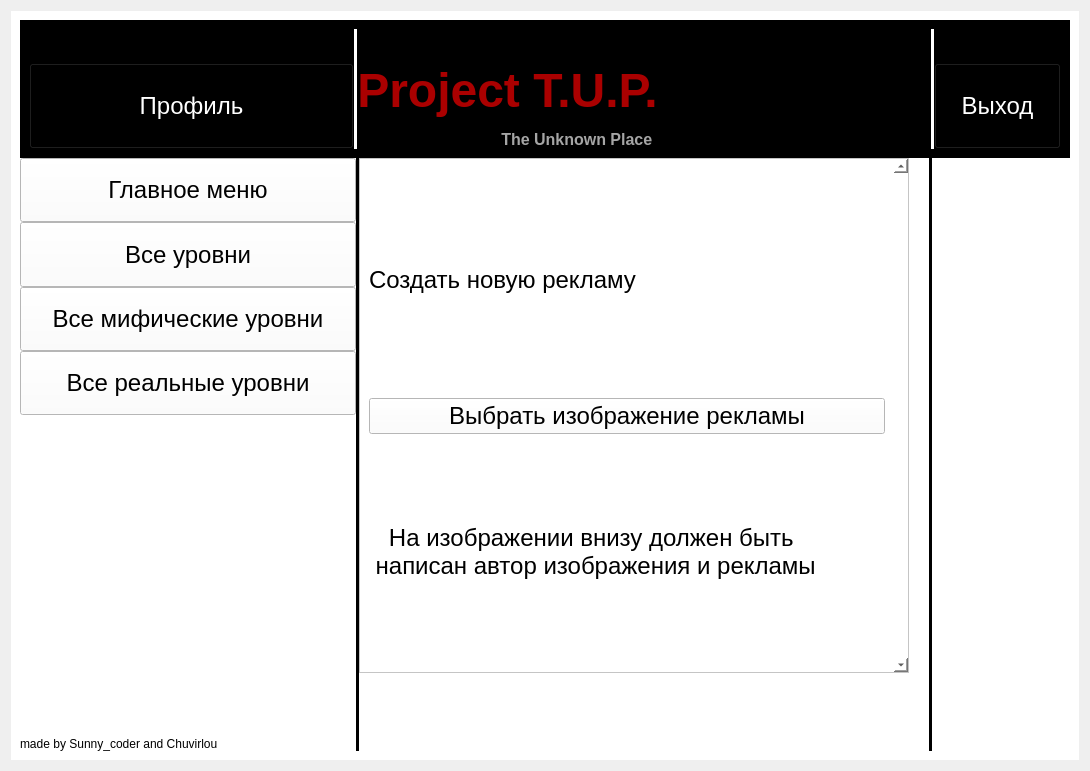
<?xml version="1.0" encoding="UTF-8"?>
<ui version="4.0">
 <class>Form</class>
 <widget class="QWidget" name="Form">
  <property name="geometry">
   <rect>
    <x>0</x>
    <y>0</y>
    <width>1090</width>
    <height>771</height>
   </rect>
  </property>
  <property name="windowTitle">
   <string>Form</string>
  </property>
  <layout class="QGridLayout" name="gridLayout_2">
   <property name="spacing">
    <number>0</number>
   </property>
   <item row="0" column="0">
    <widget class="QWidget" name="gridWidget" native="true">
     <property name="styleSheet">
      <string notr="true">background-color: rgb(255, 255, 255);</string>
     </property>
     <layout class="QGridLayout" name="gridLayout">
      <property name="spacing">
       <number>0</number>
      </property>
      <item row="3" column="1" colspan="2">
       <widget class="QPushButton" name="all_myth_levels">
        <property name="sizePolicy">
         <sizepolicy hsizetype="Expanding" vsizetype="Expanding">
          <horstretch>0</horstretch>
          <verstretch>0</verstretch>
         </sizepolicy>
        </property>
        <property name="font">
         <font>
          <pointsize>18</pointsize>
         </font>
        </property>
        <property name="text">
         <string>Все мифические уровни</string>
        </property>
       </widget>
      </item>
      <item row="7" column="8">
       <spacer name="verticalSpacer_10">
        <property name="orientation">
         <enum>Qt::Vertical</enum>
        </property>
        <property name="sizeHint" stdset="0">
         <size>
          <width>20</width>
          <height>40</height>
         </size>
        </property>
       </spacer>
      </item>
      <item row="1" column="3" rowspan="10">
       <widget class="Line" name="line">
        <property name="styleSheet">
         <string notr="true">border: 1px black;
border-style: inset;
background-color: rgb(0, 0, 0);</string>
        </property>
        <property name="frameShadow">
         <enum>QFrame::Sunken</enum>
        </property>
        <property name="lineWidth">
         <number>0</number>
        </property>
        <property name="midLineWidth">
         <number>5</number>
        </property>
        <property name="orientation">
         <enum>Qt::Vertical</enum>
        </property>
       </widget>
      </item>
      <item row="9" column="6">
       <spacer name="horizontalSpacer">
        <property name="orientation">
         <enum>Qt::Horizontal</enum>
        </property>
        <property name="sizeHint" stdset="0">
         <size>
          <width>40</width>
          <height>20</height>
         </size>
        </property>
       </spacer>
      </item>
      <item row="0" column="0" colspan="11">
       <widget class="QWidget" name="gridWidget" native="true">
        <property name="styleSheet">
         <string notr="true">background-color: rgb(0, 0, 0);</string>
        </property>
        <layout class="QGridLayout" name="gridLayout_3">
         <property name="spacing">
          <number>0</number>
         </property>
         <item row="1" column="2">
          <spacer name="horizontalSpacer_8">
           <property name="orientation">
            <enum>Qt::Horizontal</enum>
           </property>
           <property name="sizeHint" stdset="0">
            <size>
             <width>40</width>
             <height>20</height>
            </size>
           </property>
          </spacer>
         </item>
         <item row="2" column="6">
          <spacer name="horizontalSpacer_10">
           <property name="orientation">
            <enum>Qt::Horizontal</enum>
           </property>
           <property name="sizeType">
            <enum>QSizePolicy::Expanding</enum>
           </property>
           <property name="sizeHint" stdset="0">
            <size>
             <width>40</width>
             <height>20</height>
            </size>
           </property>
          </spacer>
         </item>
         <item row="2" column="7">
          <spacer name="verticalSpacer_2">
           <property name="orientation">
            <enum>Qt::Vertical</enum>
           </property>
           <property name="sizeHint" stdset="0">
            <size>
             <width>20</width>
             <height>40</height>
            </size>
           </property>
          </spacer>
         </item>
         <item row="2" column="8">
          <spacer name="horizontalSpacer_12">
           <property name="orientation">
            <enum>Qt::Horizontal</enum>
           </property>
           <property name="sizeHint" stdset="0">
            <size>
             <width>40</width>
             <height>20</height>
            </size>
           </property>
          </spacer>
         </item>
         <item row="1" column="0">
          <spacer name="horizontalSpacer_9">
           <property name="orientation">
            <enum>Qt::Horizontal</enum>
           </property>
           <property name="sizeHint" stdset="0">
            <size>
             <width>40</width>
             <height>20</height>
            </size>
           </property>
          </spacer>
         </item>
         <item row="2" column="5">
          <widget class="QLabel" name="label">
           <property name="styleSheet">
            <string notr="true">font: 28pt &quot;Times New Roman&quot;;</string>
           </property>
           <property name="text">
            <string>&lt;html&gt;&lt;head/&gt;&lt;body&gt;&lt;p align=&quot;center&quot;&gt;&lt;span style=&quot; font-size:36pt; font-weight:600; color:#aa0000&quot;&gt;Project T.U.P.&lt;/span&gt;&lt;/p&gt;&lt;p align=&quot;center&quot;&gt;&lt;span style=&quot; font-size:12pt; font-weight:600; color:#000000;&quot;&gt;--------------------------&lt;/span&gt;&lt;span style=&quot; font-size:12pt; font-weight:600; color:#a5a5a5&quot;&gt;The Unknown Place&lt;/span&gt;&lt;/p&gt;&lt;/body&gt;&lt;/html&gt;</string>
           </property>
          </widget>
         </item>
         <item row="0" column="0">
          <widget class="QLabel" name="label_3">
           <property name="text">
            <string>made by Sunny_coder and Chuvirlou</string>
           </property>
          </widget>
         </item>
         <item row="2" column="10">
          <widget class="QPushButton" name="exit">
           <property name="sizePolicy">
            <sizepolicy hsizetype="Expanding" vsizetype="Expanding">
             <horstretch>0</horstretch>
             <verstretch>0</verstretch>
            </sizepolicy>
           </property>
           <property name="font">
            <font>
             <pointsize>18</pointsize>
             <weight>50</weight>
             <bold>false</bold>
             <kerning>true</kerning>
            </font>
           </property>
           <property name="styleSheet">
            <string notr="true">color: rgb(255, 255, 255);</string>
           </property>
           <property name="text">
            <string>Выход</string>
           </property>
          </widget>
         </item>
         <item row="2" column="0" colspan="3">
          <widget class="QPushButton" name="profil">
           <property name="sizePolicy">
            <sizepolicy hsizetype="Expanding" vsizetype="Expanding">
             <horstretch>0</horstretch>
             <verstretch>0</verstretch>
            </sizepolicy>
           </property>
           <property name="font">
            <font>
             <pointsize>18</pointsize>
            </font>
           </property>
           <property name="styleSheet">
            <string notr="true">color: rgb(255, 255, 255);</string>
           </property>
           <property name="text">
            <string>Профиль</string>
           </property>
          </widget>
         </item>
         <item row="1" column="10">
          <spacer name="horizontalSpacer_11">
           <property name="orientation">
            <enum>Qt::Horizontal</enum>
           </property>
           <property name="sizeHint" stdset="0">
            <size>
             <width>40</width>
             <height>20</height>
            </size>
           </property>
          </spacer>
         </item>
         <item row="0" column="3" rowspan="3">
          <widget class="Line" name="line_4">
           <property name="styleSheet">
            <string notr="true">border: 1px white;
border-style: inset;
background-color: rgb(255, 255, 255);</string>
           </property>
           <property name="lineWidth">
            <number>0</number>
           </property>
           <property name="midLineWidth">
            <number>10</number>
           </property>
           <property name="orientation">
            <enum>Qt::Vertical</enum>
           </property>
          </widget>
         </item>
         <item row="0" column="9" rowspan="3">
          <widget class="Line" name="line_3">
           <property name="styleSheet">
            <string notr="true">border: 1px white;
border-style: inset;
background-color: rgb(255, 255, 255);</string>
           </property>
           <property name="lineWidth">
            <number>0</number>
           </property>
           <property name="midLineWidth">
            <number>10</number>
           </property>
           <property name="orientation">
            <enum>Qt::Vertical</enum>
           </property>
          </widget>
         </item>
        </layout>
       </widget>
      </item>
      <item row="6" column="8">
       <spacer name="verticalSpacer_8">
        <property name="orientation">
         <enum>Qt::Vertical</enum>
        </property>
        <property name="sizeHint" stdset="0">
         <size>
          <width>20</width>
          <height>40</height>
         </size>
        </property>
       </spacer>
      </item>
      <item row="9" column="5">
       <spacer name="horizontalSpacer_7">
        <property name="orientation">
         <enum>Qt::Horizontal</enum>
        </property>
        <property name="sizeHint" stdset="0">
         <size>
          <width>40</width>
          <height>20</height>
         </size>
        </property>
       </spacer>
      </item>
      <item row="1" column="1" colspan="2">
       <widget class="QPushButton" name="main_menu">
        <property name="sizePolicy">
         <sizepolicy hsizetype="Expanding" vsizetype="Expanding">
          <horstretch>0</horstretch>
          <verstretch>0</verstretch>
         </sizepolicy>
        </property>
        <property name="font">
         <font>
          <pointsize>18</pointsize>
         </font>
        </property>
        <property name="styleSheet">
         <string notr="true">border-color: rgb(255, 255, 255);</string>
        </property>
        <property name="text">
         <string>Главное меню</string>
        </property>
       </widget>
      </item>
      <item row="9" column="2">
       <spacer name="horizontalSpacer_2">
        <property name="orientation">
         <enum>Qt::Horizontal</enum>
        </property>
        <property name="sizeHint" stdset="0">
         <size>
          <width>40</width>
          <height>20</height>
         </size>
        </property>
       </spacer>
      </item>
      <item row="5" column="8">
       <spacer name="verticalSpacer_9">
        <property name="orientation">
         <enum>Qt::Vertical</enum>
        </property>
        <property name="sizeHint" stdset="0">
         <size>
          <width>20</width>
          <height>40</height>
         </size>
        </property>
       </spacer>
      </item>
      <item row="10" column="1">
       <widget class="QLabel" name="label_2">
        <property name="text">
         <string>made by Sunny_coder and Chuvirlou</string>
        </property>
       </widget>
      </item>
      <item row="9" column="10">
       <spacer name="horizontalSpacer_3">
        <property name="orientation">
         <enum>Qt::Horizontal</enum>
        </property>
        <property name="sizeHint" stdset="0">
         <size>
          <width>40</width>
          <height>20</height>
         </size>
        </property>
       </spacer>
      </item>
      <item row="9" column="8">
       <spacer name="verticalSpacer_6">
        <property name="orientation">
         <enum>Qt::Vertical</enum>
        </property>
        <property name="sizeHint" stdset="0">
         <size>
          <width>20</width>
          <height>40</height>
         </size>
        </property>
       </spacer>
      </item>
      <item row="9" column="4">
       <spacer name="horizontalSpacer_4">
        <property name="orientation">
         <enum>Qt::Horizontal</enum>
        </property>
        <property name="sizeHint" stdset="0">
         <size>
          <width>40</width>
          <height>20</height>
         </size>
        </property>
       </spacer>
      </item>
      <item row="1" column="10" rowspan="8">
       <widget class="QLabel" name="ad_image">
        <property name="text">
         <string/>
        </property>
       </widget>
      </item>
      <item row="9" column="7">
       <spacer name="horizontalSpacer_5">
        <property name="orientation">
         <enum>Qt::Horizontal</enum>
        </property>
        <property name="sizeHint" stdset="0">
         <size>
          <width>40</width>
          <height>20</height>
         </size>
        </property>
       </spacer>
      </item>
      <item row="8" column="8">
       <spacer name="verticalSpacer">
        <property name="orientation">
         <enum>Qt::Vertical</enum>
        </property>
        <property name="sizeHint" stdset="0">
         <size>
          <width>20</width>
          <height>40</height>
         </size>
        </property>
       </spacer>
      </item>
      <item row="9" column="1">
       <spacer name="horizontalSpacer_6">
        <property name="orientation">
         <enum>Qt::Horizontal</enum>
        </property>
        <property name="sizeHint" stdset="0">
         <size>
          <width>40</width>
          <height>20</height>
         </size>
        </property>
       </spacer>
      </item>
      <item row="1" column="9" rowspan="10">
       <widget class="Line" name="line_2">
        <property name="styleSheet">
         <string notr="true">border: 1px black;
border-style: inset;
background-color: rgb(0, 0, 0);</string>
        </property>
        <property name="lineWidth">
         <number>0</number>
        </property>
        <property name="midLineWidth">
         <number>10</number>
        </property>
        <property name="orientation">
         <enum>Qt::Vertical</enum>
        </property>
       </widget>
      </item>
      <item row="4" column="1" colspan="2">
       <widget class="QPushButton" name="all_real_levels">
        <property name="sizePolicy">
         <sizepolicy hsizetype="Expanding" vsizetype="Expanding">
          <horstretch>0</horstretch>
          <verstretch>0</verstretch>
         </sizepolicy>
        </property>
        <property name="font">
         <font>
          <pointsize>18</pointsize>
         </font>
        </property>
        <property name="text">
         <string>Все реальные уровни</string>
        </property>
       </widget>
      </item>
      <item row="2" column="1" colspan="2">
       <widget class="QPushButton" name="all_levels">
        <property name="sizePolicy">
         <sizepolicy hsizetype="Expanding" vsizetype="Expanding">
          <horstretch>0</horstretch>
          <verstretch>0</verstretch>
         </sizepolicy>
        </property>
        <property name="font">
         <font>
          <pointsize>18</pointsize>
         </font>
        </property>
        <property name="text">
         <string>Все уровни</string>
        </property>
       </widget>
      </item>
      <item row="1" column="4" rowspan="8" colspan="4">
       <widget class="QScrollArea" name="scrollArea">
        <property name="sizePolicy">
         <sizepolicy hsizetype="Expanding" vsizetype="Expanding">
          <horstretch>0</horstretch>
          <verstretch>0</verstretch>
         </sizepolicy>
        </property>
        <property name="minimumSize">
         <size>
          <width>0</width>
          <height>0</height>
         </size>
        </property>
        <property name="tabletTracking">
         <bool>false</bool>
        </property>
        <property name="lineWidth">
         <number>0</number>
        </property>
        <property name="verticalScrollBarPolicy">
         <enum>Qt::ScrollBarAlwaysOn</enum>
        </property>
        <property name="horizontalScrollBarPolicy">
         <enum>Qt::ScrollBarAsNeeded</enum>
        </property>
        <property name="sizeAdjustPolicy">
         <enum>QAbstractScrollArea::AdjustToContents</enum>
        </property>
        <property name="widgetResizable">
         <bool>true</bool>
        </property>
        <widget class="QWidget" name="scrollAreaWidgetContents">
         <property name="geometry">
          <rect>
           <x>0</x>
           <y>0</y>
           <width>549</width>
           <height>515</height>
          </rect>
         </property>
         <layout class="QGridLayout" name="gridLayout_4">
          <item row="1" column="0">
           <widget class="QPushButton" name="choose_image_of_floor">
            <property name="sizePolicy">
             <sizepolicy hsizetype="Expanding" vsizetype="Fixed">
              <horstretch>0</horstretch>
              <verstretch>0</verstretch>
             </sizepolicy>
            </property>
            <property name="font">
             <font>
              <pointsize>18</pointsize>
             </font>
            </property>
            <property name="text">
             <string>Выбрать изображение рекламы</string>
            </property>
           </widget>
          </item>
          <item row="0" column="0">
           <widget class="QLabel" name="label_4">
            <property name="font">
             <font>
              <pointsize>18</pointsize>
             </font>
            </property>
            <property name="text">
             <string>Создать новую рекламу</string>
            </property>
           </widget>
          </item>
          <item row="4" column="0">
           <widget class="QLabel" name="label_10">
            <property name="font">
             <font>
              <pointsize>18</pointsize>
             </font>
            </property>
            <property name="text">
             <string>   На изображении внизу должен быть
 написан автор изображения и рекламы</string>
            </property>
           </widget>
          </item>
         </layout>
        </widget>
       </widget>
      </item>
     </layout>
    </widget>
   </item>
  </layout>
 </widget>
 <resources/>
 <connections/>
 <buttongroups>
  <buttongroup name="buttonGroup"/>
 </buttongroups>
</ui>
